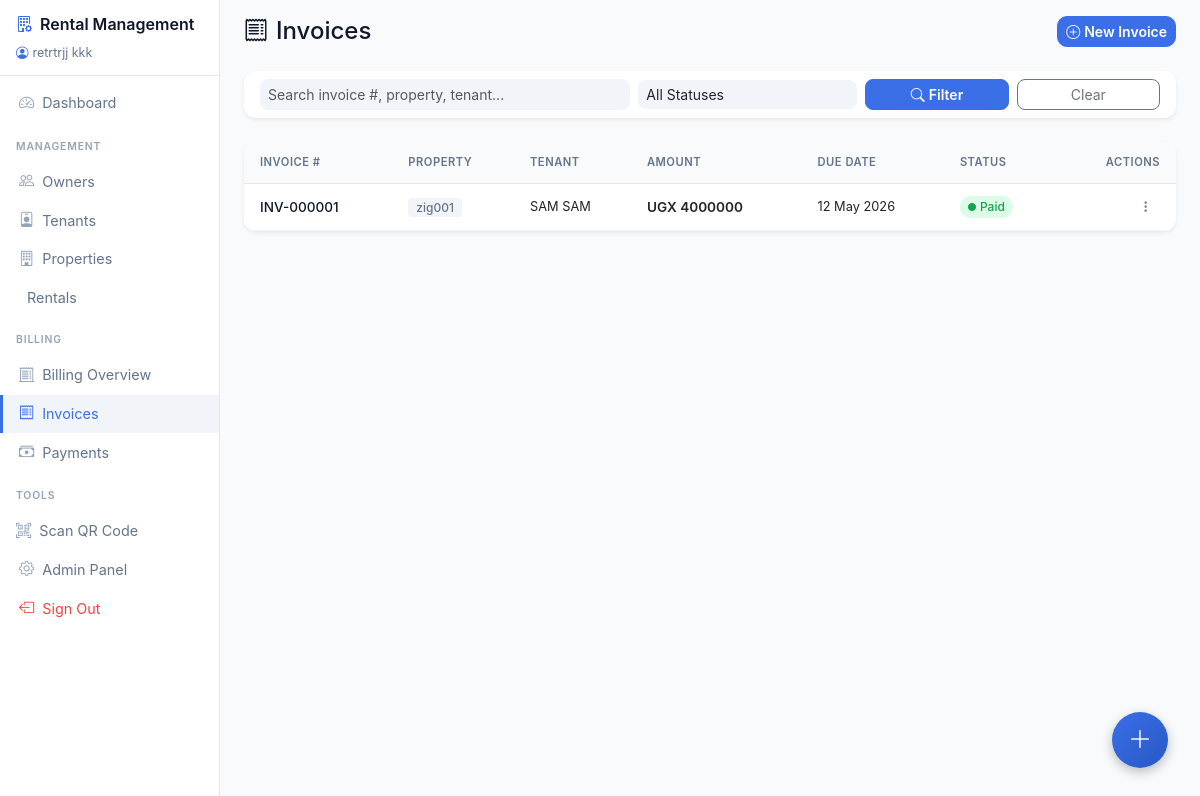
Page /billing/invoices/ (signed in) on the committed database.
### billing/models.py (models this page shows, shortened)
class Invoice(models.Model):
    STATUS_CHOICES = (
        ('draft', 'Draft'),
        ('sent', 'Sent'),
        ('paid', 'Paid'),
        ('partially_paid', 'Partially Paid'),
        ('overdue', 'Overdue'),
        ('cancelled', 'Cancelled'),
    )
    id = models.UUIDField(primary_key=True, default=uuid.uuid4, editable=False)
    invoice_number = models.CharField(max_length=50, unique=True, editable=False)
    rental = models.ForeignKey(Rental, on_delete=models.CASCADE, related_name='invoices')
    status = models.CharField(max_length=20, choices=STATUS_CHOICES, default='draft')
    period_start = models.DateField()
    period_end = models.DateField()
    rent_amount = models.DecimalField(max_digits=12, decimal_places=2, validators=[MinValueValidator(0)])
    tax_amount = models.DecimalField(max_digits=12, decimal_places=2, default=0, validators=[MinValueValidator(0)])
    additional_charges = models.DecimalField(max_digits=12, decimal_places=2, default=0, validators=[MinValueValidator(0)])
    discount = models.DecimalField(max_digits=12, decimal_places=2, default=0, validators=[MinValueValidator(0)])
    currency = models.CharField(max_length=3, choices=CURRENCY_CHOICES, default='UGX')
    issue_date = models.DateField(default=date.today)
    due_date = models.DateField()
    notes = models.TextField(blank=True, null=True)
    created_at = models.DateTimeField(auto_now_add=True)
    updated_at = models.DateTimeField(auto_now=True)
    class Meta:
        ordering = ['-issue_date', '-created_at']
    @property
    def total_amount(self):
        return self.rent_amount + self.tax_amount + self.additional_charges - self.discount

### rentals/models.py (models this page shows, shortened)
class Rental(models.Model):
    STATUS_CHOICES = (
        ('pending', 'Pending'),
        ('active', 'Active'),
        ('expired', 'Expired'),
        ('terminated', 'Terminated'),
    )
    id = models.UUIDField(primary_key=True, default=uuid.uuid4, editable=False)
    rental_number = models.CharField(max_length=20, unique=True, blank=True)
    name = models.CharField(max_length=200, blank=True)
    property_obj = models.ForeignKey(Property, on_delete=models.CASCADE, related_name='rentals')
    tenant = models.ForeignKey(
        Tenant,
        on_delete=models.CASCADE,
        related_name='rentals',
        null=True,
        blank=True
    )
    status = models.CharField(max_length=20, choices=STATUS_CHOICES, default='pending')
    start_date = models.DateField(default=date.today)
    end_date = models.DateField(null=True, blank=True)
    PAYMENT_FREQUENCY_CHOICES = (
        ('monthly', 'Monthly'),
        ('quarterly', 'Quarterly'),
        ('weekly', 'Weekly'),
        ('annually', 'Annually'),
    )
    monthly_rent = models.DecimalField(max_digits=12, decimal_places=2, validators=[MinValueValidator(0)])
    currency = models.CharField(max_length=3, choices=CURRENCY_CHOICES, default='UGX')
    payment_frequency = models.CharField(max_length=20, choices=PAYMENT_FREQUENCY_CHOICES, default='monthly')
    deposit_amount = models.DecimalField(max_digits=12, decimal_places=2, validators=[MinValueValidator(0)], default=0)
    number_of_rooms = models.IntegerField(blank=True, null=True)
    number_of_bathrooms = models.IntegerField(blank=True, null=True)
    floor_number = models.IntegerField(blank=True, null=True)
    terms = models.TextField(blank=True, null=True)
    notes = models.TextField(blank=True, null=True)
    qr_code_image = models.ImageField(upload_to='qr_codes/rental/', blank=True, null=True)
    created_at = models.DateTimeField(auto_now_add=True)
    updated_at = models.DateTimeField(auto_now=True)
    class Meta:
        ordering = ['-created_at']

class Property(models.Model):
    PROPERTY_TYPES = (
        ('residential', 'Residential'),
        ('commercial', 'Commercial'),
        ('industrial', 'Industrial'),
        ('land', 'Land'),
        ('parking', 'Parking Space'),
        ('storage', 'Storage Unit'),
        ('other', 'Other'),
    )
    id = models.UUIDField(primary_key=True, default=uuid.uuid4, editable=False)
    owner = models.ForeignKey(Owner, on_delete=models.CASCADE, related_name='properties')
    property_type = models.CharField(max_length=20, choices=PROPERTY_TYPES)
    name = models.CharField(max_length=255)
    description = models.TextField(blank=True, null=True)
    address = models.CharField(max_length=255)
    city = models.CharField(max_length=100)
    state_province = models.CharField(max_length=100, blank=True, null=True)
    postal_code = models.CharField(max_length=20, blank=True, null=True)
    country = models.CharField(max_length=100, default='Uganda')
    latitude = models.DecimalField(max_digits=9, decimal_places=6, blank=True, null=True)
    longitude = models.DecimalField(max_digits=9, decimal_places=6, blank=True, null=True)
    area_sq_meters = models.DecimalField(max_digits=10, decimal_places=2, validators=[MinValueValidator(0)])
    number_of_units = models.IntegerField(default=1, validators=[MinValueValidator(1)], help_text='Number of rentable units in this property')
    qr_code_image = models.ImageField(upload_to='qr_codes/property/', blank=True, null=True)
    base_rent = models.DecimalField(max_digits=12, decimal_places=2, validators=[MinValueValidator(0)])
    currency = models.CharField(max_length=3, choices=CURRENCY_CHOICES, default='UGX')
    is_active = models.BooleanField(default=True)
    is_available = models.BooleanField(default=True)
    created_at = models.DateTimeField(auto_now_add=True)
    updated_at = models.DateTimeField(auto_now=True)
    class Meta:
        ordering = ['-created_at']

class Tenant(models.Model):
    TENANT_TYPES = (
        ('company', 'Company'),
        ('individual', 'Individual'),
    )
    id = models.UUIDField(primary_key=True, default=uuid.uuid4, editable=False)
    tenant_type = models.CharField(max_length=20, choices=TENANT_TYPES, default='individual')
    company_name = models.CharField(max_length=255, blank=True, null=True)
    registration_number = models.CharField(max_length=100, blank=True, null=True)
    tax_id = models.CharField(max_length=50, blank=True, null=True)
    first_name = models.CharField(max_length=100, blank=True, null=True)
    last_name = models.CharField(max_length=100, blank=True, null=True)
    national_id = models.CharField(max_length=50, blank=True, null=True)
    email = models.EmailField(blank=True, null=True)
    phone = models.CharField(max_length=20, blank=True, null=True)
    address = models.TextField(blank=True, null=True)
    city = models.CharField(max_length=100, blank=True, null=True)
    country = models.CharField(max_length=100, blank=True, null=True)
    qr_code_image = models.ImageField(upload_to='qr_codes/tenant/', blank=True, null=True)
    created_at = models.DateTimeField(auto_now_add=True)
    updated_at = models.DateTimeField(auto_now=True)
    @property
    def name(self):
        if self.tenant_type == 'company':
            return self.company_name or 'Unnamed Company'
        return f"{self.first_name or ''} {self.last_name or ''}".strip() or 'Unnamed Individual'

### billing/views.py (the view, shortened to what this page needs)
# urls.py: path('invoices/', views.invoice_list, name='invoice_list'),
@login_required
def invoice_list(request):
    invoices = Invoice.objects.select_related('rental__property_obj', 'rental__tenant')
    search = request.GET.get('search')
    status = request.GET.get('status')
    if status:
        invoices = invoices.filter(status=status)
    paginator = Paginator(invoices, 20)
    page_obj = paginator.get_page(request.GET.get('page'))
    context = {
        'page_obj': page_obj,
        'search': search or '',
        'status': status or '',
    }
    return render(request, 'billing/invoice_list.html', context)

### billing/templates/billing/invoice_list.html (shortened to what this page needs)
{% extends 'rentals/base.html' %}
{% block content %}
<div class="d-flex justify-content-between align-items-center mb-4">
    <h4 class="mb-0 fw-800" style="color: #0f172a;"><i class="bi bi-receipt me-2"></i>Invoices</h4>
    <a href="{% url 'billing:invoice_create' %}" class="btn btn-primary btn-sm">
        <i class="bi bi-plus-circle me-1"></i>New Invoice
    </a>
</div>
<div class="card mb-4 border-0 shadow-sm" style="border-radius: 12px;">
    <div class="card-body py-2">
        <form method="get" class="row g-2 align-items-center">
            <div class="col-md-5">
                <input type="text" name="search" class="form-control form-control-sm border-0" style="background: #f1f5f9; border-radius: 8px;" placeholder="Search invoice #, property, tenant..." value="{{ search }}">
            </div>
            <div class="col-md-3">
                <select name="status" class="form-select form-select-sm border-0" style="background: #f1f5f9; border-radius: 8px;">
                    <option value="">All Statuses</option>
                </select>
            </div>
            <div class="col-md-2">
                <button type="submit" class="btn btn-sm btn-primary w-100" style="border-radius: 8px;"><i class="bi bi-search me-1"></i>Filter</button>
            </div>
            <div class="col-md-2">
                <a href="{% url 'billing:invoice_list' %}" class="btn btn-sm btn-outline-secondary w-100" style="border-radius: 8px;">Clear</a>
            </div>
        </form>
    </div>
</div>
<div class="card border-0 shadow-sm" style="border-radius: 12px; overflow: hidden;">
    <div class="card-body p-0">
        {% if page_obj.object_list %}
        <div class="table-responsive">
            <table class="table table-hover align-middle mb-0 compact-table">
                <thead>
                    <tr>
                        <th class="ps-3">Invoice #</th>
                        <th>Property</th>
                        <th>Tenant</th>
                        <th>Amount</th>
                        <th>Due Date</th>
                        <th>Status</th>
                        <th class="pe-3 text-end">Actions</th>
                    </tr>
                </thead>
                <tbody>
                    {% for inv in page_obj %}
                    <tr class="compact-row">
                        <td class="ps-3">
                            <a href="{% url 'billing:invoice_detail' inv.pk %}" class="compact-title">{{ inv.invoice_number }}</a>
                        </td>
                        <td><span class="compact-type">{{ inv.rental.property_obj.name|truncatechars:25 }}</span></td>
                        <td class="compact-location">{{ inv.rental.tenant.name|truncatechars:20 }}</td>
                        <td class="compact-price">{{ inv.currency }} {{ inv.total_amount|floatformat:0 }}</td>
                        <td class="compact-views">{{ inv.due_date|date:"d M Y" }}</td>
                        <td>
                            <span class="compact-status {% if inv.status == 'paid' %}active{% elif inv.status == 'overdue' %}overdue{% elif inv.status == 'partially_paid' %}partial{% elif inv.status == 'sent' %}sent{% else %}inactive{% endif %}">
                                <i class="bi bi-circle-fill"></i>{{ inv.get_status_display }}
                            </span>
                        </td>
                        <td class="pe-3 text-end">
                            <div class="dropdown">
                                <button class="btn btn-sm btn-light dropdown-toggle compact-action-btn" type="button" data-bs-toggle="dropdown">
                                    <i class="bi bi-three-dots-vertical"></i>
                                </button>
                            </div>
                        </td>
                    </tr>
                    {% endfor %}
                </tbody>
            </table>
        </div>
        {% else %}
        <div class="text-center py-5">
            <i class="bi bi-receipt" style="font-size:3rem;color:#cbd5e1;"></i>
            <p class="text-muted mt-2">No invoices found.</p>
        </div>
        {% endif %}
    </div>
</div>
{% endblock %}

### rentals/templates/rentals/base.html (shortened to what this page needs)
{% load static %}
<!DOCTYPE html>
<html lang="en">
<head>
    <link href="https://cdn.jsdelivr.net/npm/bootstrap@5.3.0/dist/css/bootstrap.min.css" rel="stylesheet">
    <link rel="stylesheet" href="https://cdn.jsdelivr.net/npm/bootstrap-icons@1.10.0/font/bootstrap-icons.css">
</head>
<body>
    <nav class="sidebar" id="sidebar">
        <div class="sidebar-header">
            <a href="{% url 'rentals:dashboard' %}" class="sidebar-brand">
                <i class="bi bi-building-gear me-2" style="color:#3B6FE8;"></i>Rental Management
            </a>
            {% if user.is_authenticated %}
            <div class="mt-2" style="font-size:0.78rem;color:#64748b;">
                <i class="bi bi-person-circle me-1" style="color:#3B6FE8;"></i>{{ user.get_full_name|default:user.email }}
            </div>
            {% endif %}
        </div>
        <div class="sidebar-nav">
            <a href="{% url 'rentals:dashboard' %}" class="sidebar-link active">
                <i class="bi bi-speedometer2"></i>Dashboard
            </a>
            <div class="sidebar-section">Management</div>
            <a href="{% url 'rentals:owner_list' %}" class="sidebar-link">
                <i class="bi bi-people"></i>Owners
            </a>
            <a href="{% url 'rentals:tenant_list' %}" class="sidebar-link">
                <i class="bi bi-person-badge"></i>Tenants
            </a>
            <a href="{% url 'rentals:property_list' %}" class="sidebar-link">
                <i class="bi bi-building"></i>Properties
            </a>
            <a href="{% url 'rentals:rental_list' %}" class="sidebar-link">
                Rentals
            </a>
            <div class="sidebar-section">Billing</div>
            <a href="{% url 'billing:billing_dashboard' %}" class="sidebar-link">
                <i class="bi bi-receipt-cutoff"></i>Billing Overview
            </a>
            <a href="{% url 'billing:invoice_list' %}" class="sidebar-link">
                <i class="bi bi-receipt"></i>Invoices
            </a>
            <a href="{% url 'billing:payment_list' %}" class="sidebar-link">
                <i class="bi bi-cash-stack"></i>Payments
            </a>
            <div class="sidebar-section">Tools</div>
            <button class="sidebar-link" data-bs-toggle="modal" data-bs-target="#qrScanModal" style="background:none; border:none; width:100%; text-align:left; cursor:pointer;">
                <i class="bi bi-qr-code-scan"></i>Scan QR Code
            </button>
            <a href="/admin/" class="sidebar-link">
                <i class="bi bi-gear"></i>Admin Panel
            </a>
            <a href="{% url 'rentals:logout' %}" class="sidebar-link" style="color:#ef4444;">
                <i class="bi bi-box-arrow-left" style="color:#ef4444;"></i>Sign Out
            </a>
        </div>
    </nav>
    <div class="main-content">
        {% block content %}{% endblock %}
    </div>
    <div class="fab-container">
        <button class="fab-main" id="fabToggle" onclick="toggleFab()">
            <i class="bi bi-plus-lg"></i>
        </button>
    </div>
</body>
</html>

### rows in the picture
Invoice: invoice_number "INV-000001", rental.property_obj.name "zig001", rental.tenant.name "SAM SAM", currency "UGX", total_amount "4000000", due_date "12 May 2026", status "Paid"

### other values in the picture
{{ user.get_full_name|default:user.email }} "retrtrjj kkk"
